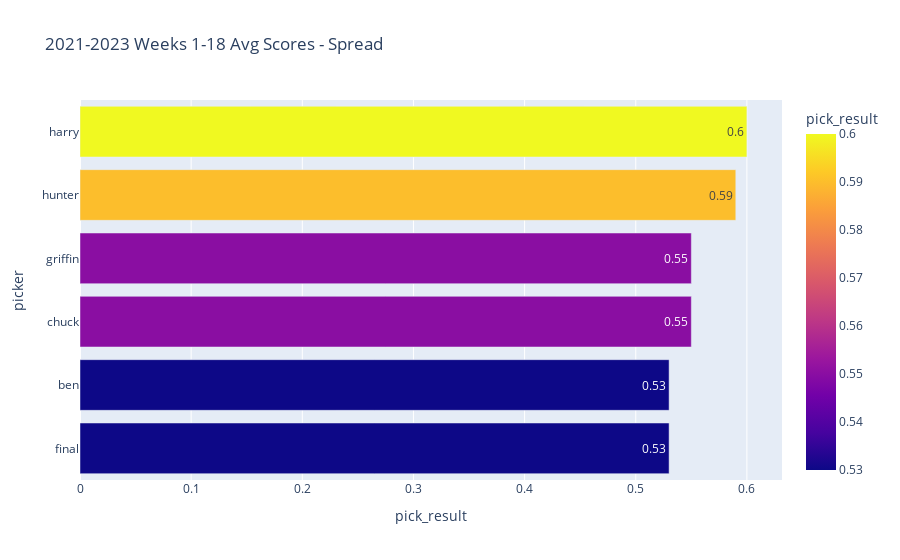

Write notebook code for a chart like this one.
### Code cell
homers.plot_scores(df, 'spread_pick', agg_sum=False)

### Figure 1 — Plotly figure (JSON) as saved in the notebook; plotly's stock layout.template omitted (floating-point values rounded to 4 significant figures)
{"data": [{"alignmentgroup": "True", "hovertemplate": "pick_result=%{marker.color}<br>picker=%{y}<extra></extra>", "legendgroup": "", "marker": {"color": [0.53, 0.53, 0.55, 0.55, 0.59, 0.6], "coloraxis": "coloraxis", "pattern": {"shape": ""}}, "name": "", "offsetgroup": "", "orientation": "h", "showlegend": false, "textposition": "auto", "texttemplate": "%{x}", "type": "bar", "x": [0.53, 0.53, 0.55, 0.55, 0.59, 0.6], "xaxis": "x", "y": ["final", "ben", "chuck", "griffin", "hunter", "harry"], "yaxis": "y"}], "layout": {"barmode": "relative", "coloraxis": {"colorbar": {"title": {"text": "pick_result"}}, "colorscale": [[0, "#0d0887"], [0.1111, "#46039f"], [0.2222, "#7201a8"], [0.3333, "#9c179e"], [0.4444, "#bd3786"], [0.5556, "#d8576b"], [0.6667, "#ed7953"], [0.7778, "#fb9f3a"], [0.8889, "#fdca26"], [1, "#f0f921"]]}, "legend": {"tracegroupgap": 0}, "title": {"text": "2021-2023 Weeks 1-18 Avg Scores - Spread"}, "xaxis": {"anchor": "y", "domain": [0, 1], "title": {"text": "pick_result"}}, "yaxis": {"anchor": "x", "domain": [0, 1], "title": {"text": "picker"}}}}
